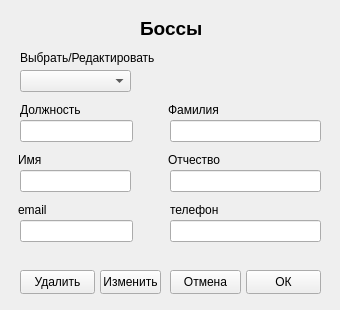
<?xml version="1.0" encoding="UTF-8"?>
<ui version="4.0">
 <class>form_new_boss</class>
 <widget class="QWidget" name="form_new_boss">
  <property name="geometry">
   <rect>
    <x>0</x>
    <y>0</y>
    <width>340</width>
    <height>310</height>
   </rect>
  </property>
  <property name="windowTitle">
   <string>Form</string>
  </property>
  <widget class="QLabel" name="label">
   <property name="geometry">
    <rect>
     <x>140</x>
     <y>20</y>
     <width>141</width>
     <height>16</height>
    </rect>
   </property>
   <property name="font">
    <font>
     <pointsize>14</pointsize>
     <bold>true</bold>
    </font>
   </property>
   <property name="frameShape">
    <enum>QFrame::NoFrame</enum>
   </property>
   <property name="lineWidth">
    <number>0</number>
   </property>
   <property name="text">
    <string>Боссы</string>
   </property>
  </widget>
  <widget class="QLabel" name="label_2">
   <property name="geometry">
    <rect>
     <x>20</x>
     <y>100</y>
     <width>81</width>
     <height>20</height>
    </rect>
   </property>
   <property name="text">
    <string>Должность</string>
   </property>
  </widget>
  <widget class="QLineEdit" name="post">
   <property name="geometry">
    <rect>
     <x>20</x>
     <y>120</y>
     <width>113</width>
     <height>22</height>
    </rect>
   </property>
  </widget>
  <widget class="QLabel" name="label_3">
   <property name="geometry">
    <rect>
     <x>168</x>
     <y>100</y>
     <width>81</width>
     <height>20</height>
    </rect>
   </property>
   <property name="text">
    <string>Фамилия</string>
   </property>
  </widget>
  <widget class="QLineEdit" name="family">
   <property name="geometry">
    <rect>
     <x>170</x>
     <y>120</y>
     <width>151</width>
     <height>22</height>
    </rect>
   </property>
  </widget>
  <widget class="QPushButton" name="b_cancel">
   <property name="geometry">
    <rect>
     <x>170</x>
     <y>270</y>
     <width>71</width>
     <height>24</height>
    </rect>
   </property>
   <property name="text">
    <string>Отмена</string>
   </property>
  </widget>
  <widget class="QPushButton" name="b_ok">
   <property name="geometry">
    <rect>
     <x>246</x>
     <y>270</y>
     <width>75</width>
     <height>24</height>
    </rect>
   </property>
   <property name="text">
    <string>ОК</string>
   </property>
  </widget>
  <widget class="QLabel" name="label_4">
   <property name="geometry">
    <rect>
     <x>170</x>
     <y>200</y>
     <width>81</width>
     <height>20</height>
    </rect>
   </property>
   <property name="text">
    <string>телефон</string>
   </property>
  </widget>
  <widget class="QLineEdit" name="phone">
   <property name="geometry">
    <rect>
     <x>170</x>
     <y>220</y>
     <width>151</width>
     <height>22</height>
    </rect>
   </property>
  </widget>
  <widget class="QLabel" name="label_5">
   <property name="geometry">
    <rect>
     <x>18</x>
     <y>200</y>
     <width>81</width>
     <height>20</height>
    </rect>
   </property>
   <property name="text">
    <string>email</string>
   </property>
  </widget>
  <widget class="QLineEdit" name="email">
   <property name="geometry">
    <rect>
     <x>20</x>
     <y>220</y>
     <width>113</width>
     <height>22</height>
    </rect>
   </property>
  </widget>
  <widget class="QComboBox" name="cb_chouse">
   <property name="geometry">
    <rect>
     <x>20</x>
     <y>70</y>
     <width>111</width>
     <height>22</height>
    </rect>
   </property>
  </widget>
  <widget class="QLabel" name="label_6">
   <property name="geometry">
    <rect>
     <x>20</x>
     <y>50</y>
     <width>141</width>
     <height>16</height>
    </rect>
   </property>
   <property name="text">
    <string>Выбрать/Редактировать</string>
   </property>
  </widget>
  <widget class="QLabel" name="label_7">
   <property name="geometry">
    <rect>
     <x>18</x>
     <y>150</y>
     <width>81</width>
     <height>20</height>
    </rect>
   </property>
   <property name="text">
    <string>Имя</string>
   </property>
  </widget>
  <widget class="QLineEdit" name="name">
   <property name="geometry">
    <rect>
     <x>20</x>
     <y>170</y>
     <width>111</width>
     <height>22</height>
    </rect>
   </property>
  </widget>
  <widget class="QLabel" name="label_8">
   <property name="geometry">
    <rect>
     <x>168</x>
     <y>150</y>
     <width>81</width>
     <height>20</height>
    </rect>
   </property>
   <property name="text">
    <string>Отчество</string>
   </property>
  </widget>
  <widget class="QLineEdit" name="surname">
   <property name="geometry">
    <rect>
     <x>170</x>
     <y>170</y>
     <width>151</width>
     <height>22</height>
    </rect>
   </property>
  </widget>
  <widget class="QPushButton" name="b_change">
   <property name="geometry">
    <rect>
     <x>100</x>
     <y>270</y>
     <width>61</width>
     <height>24</height>
    </rect>
   </property>
   <property name="text">
    <string>Изменить</string>
   </property>
  </widget>
  <widget class="QPushButton" name="b_del">
   <property name="geometry">
    <rect>
     <x>20</x>
     <y>270</y>
     <width>75</width>
     <height>24</height>
    </rect>
   </property>
   <property name="text">
    <string>Удалить</string>
   </property>
  </widget>
 </widget>
 <resources/>
 <connections/>
</ui>
